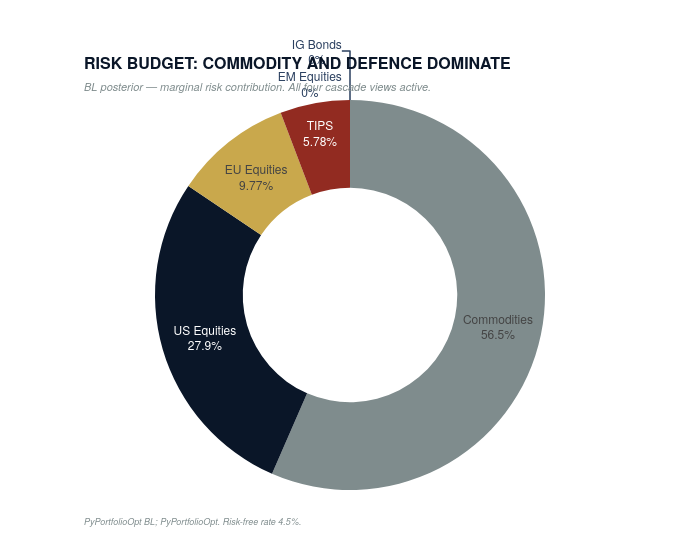

The cell this chart's notebook holds for it:
### Markdown cell above
## Cell 9 — Black-Litterman Portfolio (Slide 11)
**Output:** Posterior weights vs Fund X + risk contribution donut
**Title:** "RISK BUDGET: COMMODITY AND DEFENCE DOMINATE"

### Code cell
def build_portfolio_bl():
    ASSETS = {
        "US_EQ":  {"ticker": "IVV",  "label": "US Equities",  "fund_x": 0.30},
        "EU_EQ":  {"ticker": "VGK",  "label": "EU Equities",  "fund_x": 0.20},
        "EM_EQ":  {"ticker": "EEM",  "label": "EM Equities",  "fund_x": 0.00},
        "USD_IG": {"ticker": "LQD",  "label": "IG Bonds",     "fund_x": 0.30},
        "TIPS":   {"ticker": "TIP",  "label": "TIPS",         "fund_x": 0.00},
        "CMDTY":  {"ticker": "PDBC", "label": "Commodities",  "fund_x": 0.20},
    }
    tickers = [v["ticker"] for v in ASSETS.values()]
    keys    = list(ASSETS.keys())
    labels  = [v["label"] for v in ASSETS.values()]
    fund_x  = np.array([v["fund_x"] for v in ASSETS.values()])

    # ── Price data ─────────────────────────────────────────────────────────────
    try:
        raw = yf.download(tickers, start="2020-01-01", auto_adjust=True, progress=False)
        prices = (raw["Close"] if isinstance(raw.columns, pd.MultiIndex) else raw).copy()
        # Align columns to our ticker order
        prices.columns = [c.replace("=X","").replace("=F","") for c in prices.columns]
        col_map = {v["ticker"].replace("=X","").replace("=F",""): k for k, v in ASSETS.items()}
        prices = prices.rename(columns=col_map)
        prices = prices[[k for k in keys if k in prices.columns]]
        prices = prices.dropna()
        if prices.shape[1] < 5:
            raise ValueError(f"Only {prices.shape[1]} assets loaded")
        print(f"Prices: {prices.shape[0]} rows × {prices.shape[1]} assets")
    except Exception as exc:
        print(f"Price download failed ({exc}) — synthetic fallback")
        n = 1000
        np.random.seed(42)
        # Simulate mildly correlated asset returns
        rets = np.random.multivariate_normal(
            mean=[0.0004, 0.0003, 0.0005, 0.0001, 0.0002, 0.0006],
            cov=np.array([
                [0.010,0.006,0.007,0.001,0.001,0.004],
                [0.006,0.012,0.008,0.001,0.001,0.004],
                [0.007,0.008,0.015,0.001,0.001,0.005],
                [0.001,0.001,0.001,0.002,0.002,0.000],
                [0.001,0.001,0.001,0.002,0.003,0.001],
                [0.004,0.004,0.005,0.000,0.001,0.012],
            ]) * 0.01,
            size=n)
        idx = pd.date_range("2020-01-02", periods=n, freq="B")
        prices = pd.DataFrame(100 * np.cumprod(1 + rets, axis=0), index=idx, columns=keys)

    # ── BL via PyPortfolioOpt ──────────────────────────────────────────────────
    try:
        from pypfopt import BlackLittermanModel, risk_models, expected_returns
        from pypfopt.efficient_frontier import EfficientFrontier

        mu = expected_returns.mean_historical_return(prices)
        S  = risk_models.CovarianceShrinkage(prices).ledoit_wolf()

        # Four cascade views
        viewdict = {
            keys[5]: 0.15 + mu[keys[0]],   # CMDTY beats US_EQ by 15%
            keys[1]: 0.12 + mu[keys[0]],   # EU_EQ beats US_EQ by 12%
            keys[5]: 0.08 + mu[keys[2]],   # CMDTY beats EM_EQ by 8%  (overrides above)
            keys[4]: 0.04 + mu[keys[3]],   # TIPS beats USD_IG by 4%
        }
        # Use absolute views for simplicity
        abs_views = {
            keys[5]: mu[keys[5]] + 0.08,
            keys[1]: mu[keys[1]] + 0.12,
            keys[4]: mu[keys[4]] + 0.04,
            keys[0]: mu[keys[0]] - 0.05,
        }
        confidences = [0.60, 0.65, 0.75, 0.70]

        bl = BlackLittermanModel(S, pi=mu, absolute_views=abs_views,
                                 omega="idzorek", view_confidences=confidences)
        bl_mu = bl.bl_returns()
        bl_S  = bl.bl_cov()

        ef = EfficientFrontier(bl_mu, bl_S, weight_bounds=(0.0, 0.40))
        ef.max_sharpe(risk_free_rate=0.045)
        bl_weights_raw = ef.clean_weights()
        bl_weights = np.array([bl_weights_raw.get(k, 0.0) for k in keys])
        method = "PyPortfolioOpt BL"
    except Exception as exc:
        print(f"PyPortfolioOpt BL failed ({exc}) — scipy fallback")
        # Manual BL: simple risk-parity + view tilts
        rets_m = prices.pct_change().dropna()
        vol = rets_m.std().values
        rp = (1 / vol) / (1 / vol).sum()   # risk parity as prior
        # Apply view tilts manually
        tilt = np.zeros(len(keys))
        tilt[keys.index("CMDTY")] += 0.08
        tilt[keys.index("EU_EQ")] += 0.06
        tilt[keys.index("TIPS")]  += 0.04
        tilt[keys.index("US_EQ")] -= 0.10
        bl_weights = np.clip(rp + tilt, 0.0, 0.40)
        bl_weights /= bl_weights.sum()
        method = "Risk-parity + view tilts (fallback)"

    eq_weights = np.ones(len(keys)) / len(keys)
    print(f"\nMethod: {method}")
    print(f"{'Asset':<12} {'Equal':>7} {'Fund X':>7} {'BL Post':>7}")
    for i, k in enumerate(keys):
        print(f"  {labels[i]:<12} {eq_weights[i]:>6.1%}  {fund_x[i]:>6.1%}  {bl_weights[i]:>6.1%}")

    # ── Save weights table ──────────────────────────────────────────────────────
    wt_df = pd.DataFrame({
        "asset": labels, "equal_weight": eq_weights,
        "fund_x": fund_x, "bl_posterior": bl_weights,
    })
    wt_df.to_csv(DATA_DIR / "portfolio_weights.csv", index=False)
    print(f"\nSaved: data/portfolio_weights.csv")

    # ── Risk contribution donut ────────────────────────────────────────────────
    # Covariance from downloaded prices
    cov = prices.pct_change().dropna().cov().values * 252
    port_var = bl_weights @ cov @ bl_weights
    mrc = bl_weights * (cov @ bl_weights) / port_var   # marginal risk contribution

    fig = go.Figure(go.Pie(
        labels=labels, values=np.abs(mrc),
        hole=0.55,
        marker_colors=COLORS,
        textinfo="label+percent",
        textfont=dict(size=12, family="Helvetica Neue, Arial, sans-serif"),
        direction="clockwise",
        sort=True,
    ))
    fig.update_layout(
        width=700, height=560,
        plot_bgcolor="white", paper_bgcolor="white",
        margin=dict(l=30, r=30, t=100, b=70),
        showlegend=False,
        annotations=[
            dict(text="<b>RISK BUDGET: COMMODITY AND DEFENCE DOMINATE</b>",
                 xref="paper", yref="paper", x=0.0, y=1.13,
                 xanchor="left", yanchor="top", showarrow=False,
                 font=dict(size=16, color=NAVY, family="Helvetica Neue, Arial, sans-serif")),
            dict(text="<i>BL posterior — marginal risk contribution. All four cascade views active.</i>",
                 xref="paper", yref="paper", x=0.0, y=1.06,
                 xanchor="left", yanchor="top", showarrow=False,
                 font=dict(size=11, color=GREY, family="Helvetica Neue, Arial, sans-serif")),
            dict(text=f"<i>{method}; PyPortfolioOpt. Risk-free rate 4.5%.</i>",
                 xref="paper", yref="paper", x=0.0, y=-0.06,
                 xanchor="left", yanchor="top", showarrow=False,
                 font=dict(size=9, color=GREY, family="Helvetica Neue, Arial, sans-serif")),
        ]
    )
    export_chart(fig, "portfolio_risk_donut")
    return fig, wt_df

fig_bl, wt_df = build_portfolio_bl()
fig_bl.show()
wt_df

### Figure 1 — Plotly figure (JSON) as saved in the notebook; plotly's stock layout.template omitted (floating-point values rounded to 4 significant figures)
{"data": [{"direction": "clockwise", "hole": 0.55, "labels": ["US Equities", "EU Equities", "EM Equities", "IG Bonds", "TIPS", "Commodities"], "marker": {"colors": ["#0A1628", "#C9A84C", "#1B4332", "#1A5276", "#922B21", "#7F8C8D"]}, "sort": true, "textfont": {"family": "Helvetica Neue, Arial, sans-serif", "size": 12}, "textinfo": "label+percent", "type": "pie", "values": [0.279, 0.0977, 0.0, 0.0, 0.05784, 0.5655]}], "layout": {"annotations": [{"font": {"color": "#0A1628", "family": "Helvetica Neue, Arial, sans-serif", "size": 16}, "showarrow": false, "text": "<b>RISK BUDGET: COMMODITY AND DEFENCE DOMINATE</b>", "x": 0.0, "xanchor": "left", "xref": "paper", "y": 1.13, "yanchor": "top", "yref": "paper"}, {"font": {"color": "#7F8C8D", "family": "Helvetica Neue, Arial, sans-serif", "size": 11}, "showarrow": false, "text": "<i>BL posterior — marginal risk contribution. All four cascade views active.</i>", "x": 0.0, "xanchor": "left", "xref": "paper", "y": 1.06, "yanchor": "top", "yref": "paper"}, {"font": {"color": "#7F8C8D", "family": "Helvetica Neue, Arial, sans-serif", "size": 9}, "showarrow": false, "text": "<i>PyPortfolioOpt BL; PyPortfolioOpt. Risk-free rate 4.5%.</i>", "x": 0.0, "xanchor": "left", "xref": "paper", "y": -0.06, "yanchor": "top", "yref": "paper"}], "height": 560, "margin": {"b": 70, "l": 30, "r": 30, "t": 100}, "paper_bgcolor": "white", "plot_bgcolor": "white", "showlegend": false, "width": 700}}
